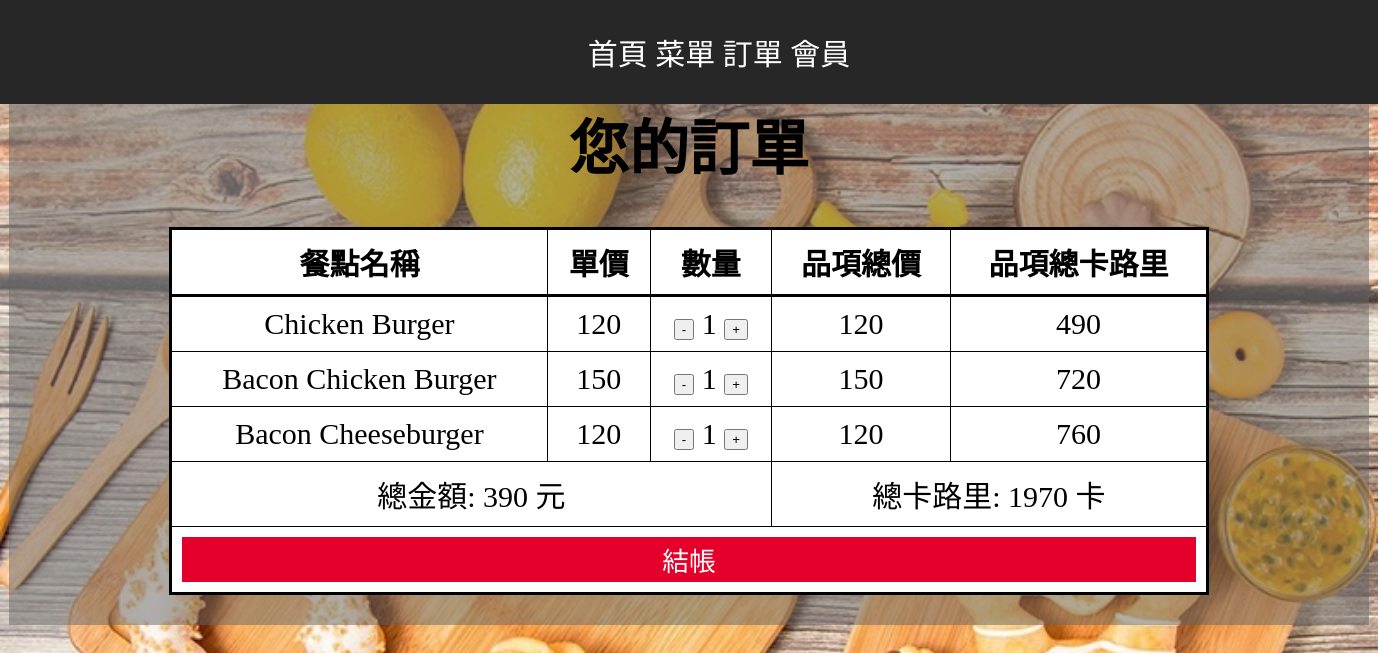
Screenshot of /PhpProject4/order.php (signed in) with the database file from the repository.
### tables this page shows
CREATE TABLE `menu` (
  `product_id` varchar(10) NOT NULL,
  `name` varchar(50) NOT NULL,
  `calories` int(11) NOT NULL,
  `price` int(11) NOT NULL
);

CREATE TABLE `allorder` (
  `order_id` int(10) NOT NULL,
  `member_id` int(10) NOT NULL,
  `product_id` varchar(10) NOT NULL,
  `quantity` int(11) NOT NULL,
  `is_locked` int(1) NOT NULL DEFAULT 0
);

### PhpProject4/order.php (the view, shortened to what this page needs)
<!DOCTYPE html>
<html>
	<head>
        <link rel="stylesheet" href="web_style.css">
    </head>
<body>
	<div class="colorblock1">
		<div class="text1">
			<a href="index.php" style="color:white;text-decoration:none;">首頁</a>
			<a href="menu.php" style="color:white;text-decoration:none">菜單</a>
			<a href="order.php" style="color:white;text-decoration:none">訂單</a>
			<a href="login_member.php" style="color:white;text-decoration:none">會員</a>
		</div>
	</div>
	<div class="colorblock2">
            <div class="text1">
                <h1>您的訂單</h1>
                <table style="border:3px black solid;border-collapse:collapse;" align="center"  cellpadding="10" border='1' bgcolor="white"  ;>
                    <tr  style="border:3px black solid;border-collapse:collapse;">
                        <th>餐點名稱</th>
                        <th>單價</th>
                        <th>數量</th>
                        <th>品項總價</th>
                        <th>品項總卡路里</th>
                    </tr>
                    <?php
                        $total_price =0;
                        $total_c =0;
                        $conn = mysqli_connect('localhost','root','','ordersystem','3306');
                        mysqli_query($conn, 'SET NAMES \'utf8\'');
                        $phone = $_SESSION['phone'];
                        $member_id = mysqli_query( $conn, "SELECT `member_id` FROM `member` WHERE `phone` = '$phone' ");
                        $member_id = mysqli_fetch_array($member_id,MYSQLI_ASSOC);
                        $member_id = $member_id['member_id'];
                        $sql = "SELECT * FROM allorder WHERE `member_id` = '$member_id' AND `is_locked`= 0 ";
                        $result = mysqli_query( $conn, $sql);
                        $result = mysqli_fetch_all($result);
                        foreach ($result as $key => $record) {
                            echo '<tr>';
                            foreach ($record as $key => $value) {
                                if($key==2){
                                    $sql = "SELECT `name` FROM `menu` WHERE `product_id` = '$record[2]'";
                                    $name_result = mysqli_query( $conn, $sql);
                                    $name_result = mysqli_fetch_all($name_result);
                                    echo '<td>'.$name_result[0][0].'</td>';
                                }else if($key==3){
                                    $sql = "SELECT * FROM `menu` WHERE `product_id` = '$record[2]'";
                                    $price_result = mysqli_query( $conn, $sql);
                                    $price_result = mysqli_fetch_all($price_result);
                                    echo '<td>'.$price_result[0][3].'</td>';
                                    echo '<td>'
                                            . '<form method="post" action="order_process.php">'
                                            .'<input type="hidden" name="product_id" value="'.$price_result[0][0].'">'
                                            . '<input type="submit" name="op"  value="-">'.' '.$value.' '.'<input type="submit" name="op"  value="+">'
                                            . '</form>'
                                        .'</td>';
                                    echo '<td>'.$price_result[0][3]*$value.'</td>';
                                    echo '<td>'.$price_result[0][2]*$value.'</td>';
                                    $total_price +=($price_result[0][3]*$value);
                                    $total_c +=($price_result[0][2]*$value);
                                }
                            }
                            echo '</tr>';
                        }
                        echo '<td colspan="3">總金額: '.$total_price.' 元</td>';
                        echo '<td colspan="2">總卡路里: '.$total_c.' 卡</td>';
                        if($total_price>0){
                            echo '<tr>';
                                echo '<td colspan="5">';
                                    echo '<form method="post" action="check_out.php">';
                                        echo '<button class="big_button" style="text-align:center;font-family:Microsoft JhengHei;" type="submit" name="submit" value="結帳" >結帳</button>';
                                     echo '</form>';
                                  echo '</td>';
                            echo '</tr>';
                        }
                    ?>
                </table>
            </div>
	</div>
</body>
</html>

### PhpProject4/web_style.css (style rules this page uses)
.colorblock1 { position:fixed; top:0%; left:0%; width:100%; padding:30px; background-color:#272727; z-index:999; }
.colorblock2 { margin:30px auto; width:1300px; height:auto; padding:30px; background-color:rgba(100,100,100,0.5); z-index:2; }
.text1 { text-align:center; font-family:Microsoft JhengHei; font-size:30Px; }
.big_button { margin:0px auto; color:white; border:2px blue none; background-color:#e4002b; font-size:20pt; width:1014px; height:45px; }

### rows the page displays
allorder: quantity "1"
menu: name "Chicken Burger", price "120", $price_result[0][3]*$value "120", $price_result[0][2]*$value "490"
allorder: quantity "1"
menu: name "Bacon Chicken Burger", price "150", $price_result[0][3]*$value "150", $price_result[0][2]*$value "720"
allorder: quantity "1"
menu: name "Bacon Cheeseburger", price "120", $price_result[0][3]*$value "120", $price_result[0][2]*$value "760"

### other values shown
$total_price "390"
$total_c "1970"
